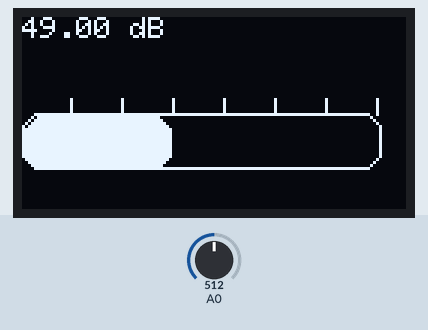
This sketch was run on a simulated Arduino Uno, built with avr-gcc and run on an emulated ATmega328P. Parts: 128×64 one-colour display. The test bench sets the inputs (shaded band); at power-on: A0 = 512.

Above: at 1.2 s.

The sketch:

decibel_screen_test.ino
```cpp
/*
 * Dummy que inicializa la pantalla con el contador de decibeles. Este debe de ser la base de lo que
 * queremos al final.
 */

#include <SPI.h>
#include <Wire.h>
#include <Adafruit_GFX.h>
#include <Adafruit_SH110X.h>

#define SCREEN_WIDTH 128
#define SCREEN_HEIGHT 64
#define OLED_RESET -1       // Reset pin # (or -1 if sharing Arduino reset pin)
Adafruit_SH1106G display = Adafruit_SH1106G(SCREEN_WIDTH, SCREEN_HEIGHT, &Wire, OLED_RESET);
#define i2c_Address 0x3c

const int sampleWindow = 50;                              // Sample window width in mS (50 mS = 20Hz)
unsigned int sample;

void setup()
{
  Serial.begin(115200);                                    //Serial comms for debugging
  display.begin(i2c_Address, true);              //OLED display start
  display.clearDisplay();
  display.setCursor(0, 0);
  display.setTextSize(1);
  display.setTextColor(SH110X_WHITE);
  display.display();
  delay(1000);
  display.clearDisplay();
}

//--------------------------------------------------------------------------------------------
//                                         MAIN LOOP
//--------------------------------------------------------------------------------------------

void loop()
{
  unsigned long startMillis = millis();                  // Start of sample window
  float peakToPeak = 0;                                  // peak-to-peak level

  unsigned int signalMax = 0;                            //minimum value
  unsigned int signalMin = 1024;                         //maximum value

  // collect data for 50 mS
  while (millis() - startMillis < sampleWindow)
  {
    sample = analogRead(0);                             //get reading from microphone
    if (sample < 1024)                                  // toss out spurious readings
    {
      if (sample > signalMax)
      {
        signalMax = sample;                           // save just the max levels
      }
      else if (sample < signalMin)
      {
        signalMin = sample;                           // save just the min levels
      }
    }
  }
  peakToPeak = signalMax - signalMin;                    // max - min = peak-peak amplitude
  float db = map(peakToPeak, 20, 900, 49.5, 90);         //calibrate for deciBels
  display.setCursor(0, 0);                               //cursor to upper left
  display.setTextSize(1.5);                                //set text size to 2
  display.print(db);                                     //write calibrated deciBels
  display.print(" dB");                                  //write units


  for (int x = 16; x < 165; x = x + 17) {                 //draw scale
    display.drawLine(x, 32, x, 27, SH110X_WHITE);
  }
  display.drawRoundRect(0, 32, 120, 19, 6, SH110X_WHITE);       //draw outline of bar graph
  int r = map(db, 0, 120, 1, 120);                       //set bar graph for width of screen
  display.fillRoundRect(1, 33, r, 18, 6, SH110X_WHITE);         //draw bar graph with a width of r
  display.display();                                     //show all that we just wrote & drew
  display.clearDisplay();                                //clear the display


}
```
